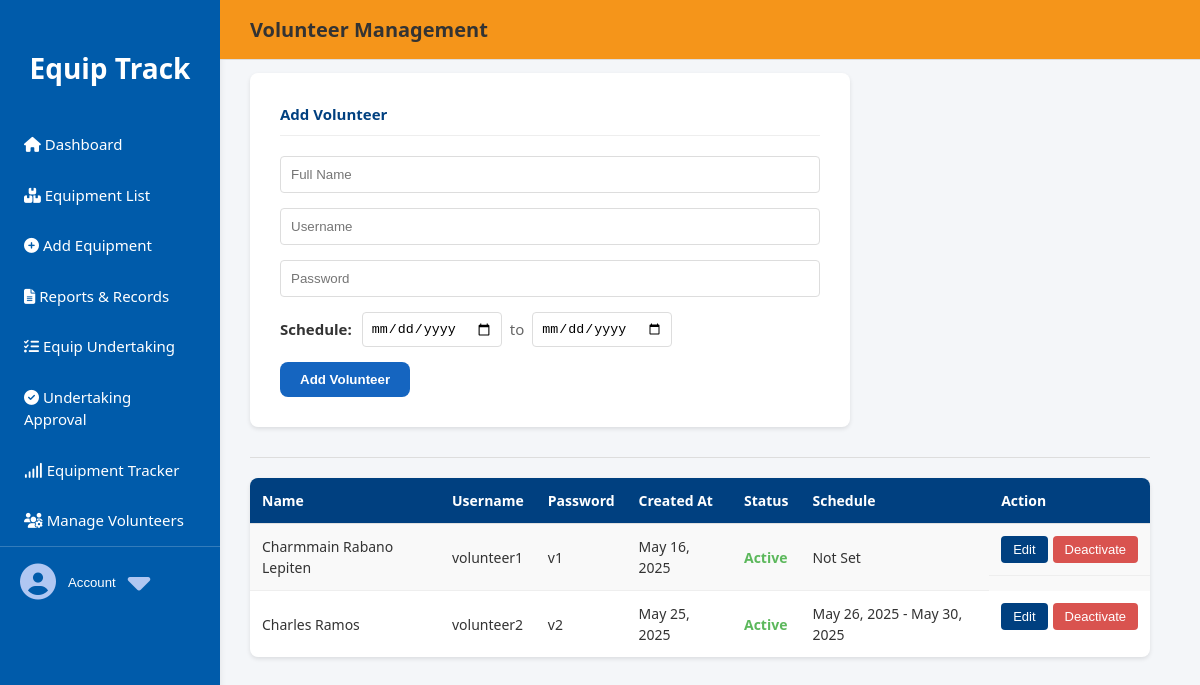
/manage-volunteers.php, run on the app's committed database.
### tables this page shows
CREATE TABLE `users` (
  `user_id` varchar(10) NOT NULL,
  `name` varchar(100) NOT NULL,
  `username` varchar(50) NOT NULL,
  `password` varchar(255) NOT NULL,
  `role` varchar(20) DEFAULT 'volunteer',
  `created_at` timestamp NOT NULL DEFAULT current_timestamp(),
  `disabled_at` timestamp NULL DEFAULT NULL,
  `status` varchar(20) DEFAULT 'Active',
  `schedule_start` date DEFAULT NULL,
  `schedule_end` date DEFAULT NULL
);

### manage-volunteers.php (the view, shortened to what this page needs)
<?php
include 'db.php';
$editId = $_GET['edit_id'] ?? null;
?>
<!DOCTYPE html>
<html lang="en">
<head>
  <link rel="stylesheet" href="style.css"/>
  <link rel="stylesheet" href="https://cdnjs.cloudflare.com/ajax/libs/font-awesome/6.5.0/css/all.min.css"/>
</head>
<body>
<?php include 'sidebar.php'; ?>
<div class="main">
  <div class="topbar"><h3>Volunteer Management</h3></div>
  <br>
  <form method="POST" class="form-section">
    <h4>Add Volunteer</h4>
    <input type="text" name="name" placeholder="Full Name" required>
    <input type="text" name="username" placeholder="Username" required>
    <input type="text" name="password" placeholder="Password" required>
    <div class="schedule-row">
      <span class="schedule-label">Schedule:</span>
      <input type="date" name="schedule_start" class="schedule-date" required>
      <span class="schedule-to">to</span>
      <input type="date" name="schedule_end" class="schedule-date" required>
    </div>
    <button type="submit" class="btn-blue">Add Volunteer</button>
  </form>
  <hr>
  <table>
    <tr>
      <th>Name</th>
      <th>Username</th>
      <th>Password</th>
      <th>Created At</th>
      <th>Status</th>
      <th>Schedule</th>
      <th>Action</th>
    </tr>
    <?php
    $volunteers = $pdo->query("SELECT * FROM users WHERE role = 'volunteer'");
    foreach ($volunteers as $v) {
      $isEditing = $editId === $v['user_id'];
      $createdAt  = date("F j, Y", strtotime($v['created_at']));
      $schedule   = ($v['schedule_start'] && $v['schedule_end'])
                  ? date("M d, Y", strtotime($v['schedule_start'])) . " - " . date("M d, Y", strtotime($v['schedule_end']))
                  : 'Not Set';
      $status     = $v['disabled_at'] ? 'Inactive' : 'Active';
      $statusClass = $v['disabled_at'] ? 'status-inactive' : 'status-active';
      echo "<tr>";
      if ($isEditing) {
        $scheduleStart = $v['schedule_start'] ? date('Y-m-d', strtotime($v['schedule_start'])) : '';
        $scheduleEnd = $v['schedule_end'] ? date('Y-m-d', strtotime($v['schedule_end'])) : '';
        echo "
          <form method='POST'>
            <td><input type='text' name='edit_name' value='{$v['name']}' required></td>
            <td><input type='text' name='edit_username' value='{$v['username']}' required></td>
            <td><input type='text' name='edit_password' value='{$v['password']}' required></td>
            <td>{$createdAt}</td>
            <td><span class='{$statusClass}'>{$status}</span></td>
            <td>
              <div class='inline-schedule'>
                <input type='date' name='edit_schedule_start' value='{$scheduleStart}' required>
                <span>to</span>
                <input type='date' name='edit_schedule_end' value='{$scheduleEnd}' required>
              </div>
            </td>
            <td class='action-buttons'>
              <input type='hidden' name='edit_user_id' value='{$v['user_id']}'>
              <button type='submit' class='edit'>Save</button>
              <a href='manage-volunteers.php'><button type='button' class='disable'>Cancel</button></a>
            </td>
          </form>
        ";
      } else {
        $actionForm = $v['disabled_at']
          ? "<form method='POST' style='display:inline;'><input type='hidden' name='enable_id' value='{$v['user_id']}'><button type='submit' class='enable'>Activate</button></form>"
          : "<form method='POST' style='display:inline;'><input type='hidden' name='disable_id' value='{$v['user_id']}'><button type='submit' class='disable'>Deactivate</button></form>";
        echo "
          <td>{$v['name']}</td>
          <td>{$v['username']}</td>
          <td>{$v['password']}</td>
          <td>{$createdAt}</td>
          <td><span class='{$statusClass}'>{$status}</span></td>
          <td>{$schedule}</td>
          <td class='action-buttons'>
            <form method='GET' action='manage-volunteers.php' style='display:inline;'>
              <input type='hidden' name='edit_id' value='{$v['user_id']}'>
              <button type='submit' class='edit'>Edit</button>
            </form>
            {$actionForm}
          </td>
        ";
      }
      echo "</tr>";
    }
    ?>
  </table>
</div>
</body>
</html>

### style.css (style rules this page uses)
:root { --main-color: #005baa; --light-bg: #f4f6f9; --card-bg: #ffffff; --text-dark: #333; --text-light: #777; --border-radius: 8px; --shadow: 0 2px 8px rgba(0, 0, 0, 0.05); --transition: 0.2s ease-in-out; }
* { box-sizing: border-box; }
body { margin: 0; font-family: 'Segoe UI', sans-serif; background-color: var(--light-bg); color: var(--text-dark); font-size: 15px; line-height: 1.5; }
body > :not(.sidebar) { margin-left: 200px; padding: 50px; }
.topbar { position: fixed; top: 0; left: 220px; right: 0; height: 60px; background-color: #F5951A; border-bottom: 1px solid #ddd; display: flex; align-items: center; padding: 0 30px; z-index: 1000; box-sizing: border-box; }
.topbar h3 { font-size: 20px; font-weight: 600; color: var(--text-dark); }
table { width: 100%; border-collapse: collapse; background: var(--card-bg); box-shadow: var(--shadow); border-radius: var(--border-radius); overflow: hidden; }
th, td { padding: 12px 16px; text-align: left; font-size: 14px; border-bottom: 1px solid #e0e0e0; }
th { font-weight: 600; color: var(--text-dark); }
tr:last-child td { border-bottom: none; }

### manage-volunteers.php (style rules this page uses)
.form-section { background: white; padding: 30px; border-radius: 8px; box-shadow: 0 2px 4px rgba(0,0,0,0.1); margin-bottom: 30px; max-width: 600px; }
.form-section h4 { margin-top: 0; color: #004080; border-bottom: 1px solid #eee; padding-bottom: 10px; }
.form-section input[type="text"], .form-section input[type="password"] { width: 100%; padding: 10px; margin-bottom: 15px; border: 1px solid #ddd; border-radius: 4px; box-sizing: border-box; }
.schedule-row { display: flex; align-items: center; margin-bottom: 15px; }
.schedule-label { font-weight: bold; margin-right: 10px; }
.schedule-date { padding: 8px; border: 1px solid #ddd; border-radius: 4px; width: 140px; }
.schedule-to { margin: 0 8px; color: #666; }
table { width: 100%; border-collapse: collapse; background: white; border-radius: 8px; overflow: hidden; box-shadow: 0 2px 4px rgba(0,0,0,0.1); }
table th { background-color: #004080; color: white; padding: 12px; text-align: left; }
table td { padding: 12px; border-bottom: 1px solid #eee; }
table tr:last-child td { border-bottom: none; }
table tr:nth-child(even) { background-color: #f9f9f9; }
.action-buttons { display: flex; gap: 5px; }
.action-buttons button { padding: 6px 12px; border-radius: 4px; cursor: pointer; border: none; font-size: 13px; }
.action-buttons .edit { background-color: #004080; color: white; }
.action-buttons .disable { background-color: #d9534f; color: white; }
.status-active { color: #5cb85c; font-weight: bold; }
hr { border: 0; height: 1px; background: #ddd; margin: 20px 0; }
.btn-blue { background-color: #1565c0; color: white; padding: 10px 20px; border: none; border-radius: 8px; cursor: pointer; font-weight: bold; transition: background-color 0.3s ease, box-shadow 0.3s ease; }

### data on the page
users: name "Charmmain Rabano Lepiten", username "volunteer1", password "v1", created_at "May 16, 2025", disabled_at "Active", schedule_start "Not Set"
users: name "Charles Ramos", username "volunteer2", password "v2", created_at "May 25, 2025", disabled_at "Active", schedule "May 26, 2025 - May 30, 2025"
